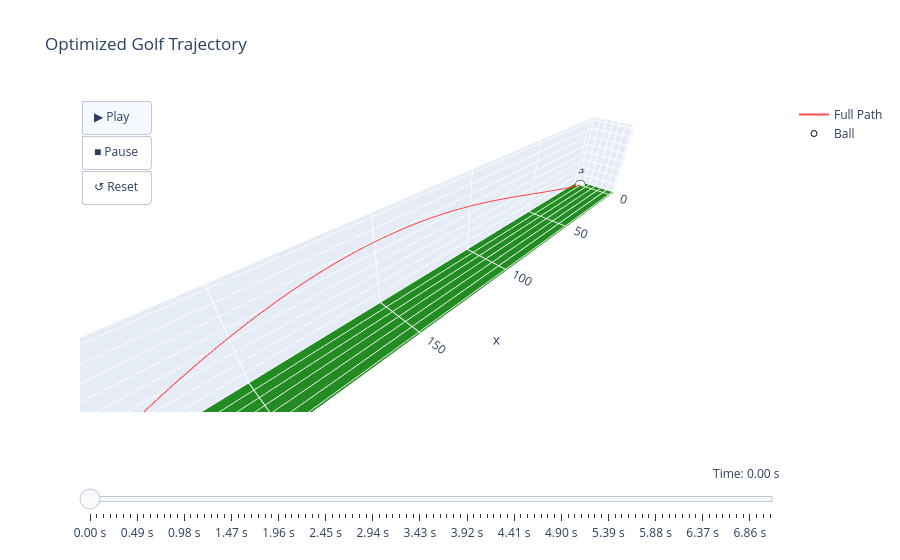

The code cell stored with this chart in its notebook:
### Code cell
# Animation of the trajectory to inspect the 3D path and the effect of the spin and wind
rotated_traj.animate()

### Figure 1 — Plotly figure (JSON) as saved in the notebook; plotly's stock layout.template omitted (floating-point values rounded to 4 significant figures; data arrays with more than 128 entries replaced by an {"elided": "..."} marker saying what was removed)
{"data": [{"customdata": {"elided": "711x6 float values"}, "hovertemplate": "<b>Position:\t</b> %{x:.1f}m %{y:.1f}m %{z:.1f}m<br><b>Velocity:\t</b> %{customdata[0]:.1f}, %{customdata[1]:.1f}, %{customdata[2]:.1f} m/s<br><b>Spin:\t</b> %{customdata[3]:.1f}, %{customdata[4]:.1f}, %{customdata[5]:.1f} rad/s<br><extra></extra>", "line": {"color": "rgba(255, 0, 0, 0.7)", "width": 2}, "mode": "lines", "name": "Full Path", "type": "scatter3d", "x": {"elided": "711 float values"}, "y": {"elided": "711 float values"}, "z": {"elided": "711 float values"}}, {"marker": {"color": "white", "line": {"color": "black", "width": 1}, "size": 6}, "mode": "markers+text", "name": "Ball", "text": ["Ball"], "type": "scatter3d", "x": [0], "y": [0], "z": [0]}], "layout": {"scene": {"aspectmode": "data", "xaxis": {"range": [-5, 274.1]}, "yaxis": {"range": [-5, 25.97]}, "zaxis": {"backgroundcolor": "rgb(34, 139, 34)", "range": [0, 41.61]}}, "sliders": [{"active": 0, "currentvalue": {"prefix": "Time: ", "visible": true, "xanchor": "right"}, "pad": {"b": 10, "t": 50}, "steps": [{"args": [["0"], {"frame": {"duration": 0, "redraw": true}, "mode": "immediate", "transition": {"duration": 0}}], "label": "0.00 s", "method": "animate"}, {"args": [["7"], {"frame": {"duration": 0, "redraw": true}, "mode": "immediate", "transition": {"duration": 0}}], "label": "0.07 s", "method": "animate"}, {"args": [["14"], {"frame": {"duration": 0, "redraw": true}, "mode": "immediate", "transition": {"duration": 0}}], "label": "0.14 s", "method": "animate"}, {"args": [["21"], {"frame": {"duration": 0, "redraw": true}, "mode": "immediate", "transition": {"duration": 0}}], "label": "0.21 s", "method": "animate"}, {"args": [["28"], {"frame": {"duration": 0, "redraw": true}, "mode": "immediate", "transition": {"duration": 0}}], "label": "0.28 s", "method": "animate"}, {"args": [["35"], {"frame": {"duration": 0, "redraw": true}, "mode": "immediate", "transition": {"duration": 0}}], "label": "0.35 s", "method": "animate"}, {"args": [["42"], {"frame": {"duration": 0, "redraw": true}, "mode": "immediate", "transition": {"duration": 0}}], "label": "0.42 s", "method": "animate"}, {"args": [["49"], {"frame": {"duration": 0, "redraw": true}, "mode": "immediate", "transition": {"duration": 0}}], "label": "0.49 s", "method": "animate"}, {"args": [["56"], {"frame": {"duration": 0, "redraw": true}, "mode": "immediate", "transition": {"duration": 0}}], "label": "0.56 s", "method": "animate"}, {"args": [["63"], {"frame": {"duration": 0, "redraw": true}, "mode": "immediate", "transition": {"duration": 0}}], "label": "0.63 s", "method": "animate"}, {"args": [["70"], {"frame": {"duration": 0, "redraw": true}, "mode": "immediate", "transition": {"duration": 0}}], "label": "0.70 s", "method": "animate"}, {"args": [["77"], {"frame": {"duration": 0, "redraw": true}, "mode": "immediate", "transition": {"duration": 0}}], "label": "0.77 s", "method": "animate"}, {"args": [["84"], {"frame": {"duration": 0, "redraw": true}, "mode": "immediate", "transition": {"duration": 0}}], "label": "0.84 s", "method": "animate"}, {"args": [["91"], {"frame": {"duration": 0, "redraw": true}, "mode": "immediate", "transition": {"duration": 0}}], "label": "0.91 s", "method": "animate"}, {"args": [["98"], {"frame": {"duration": 0, "redraw": true}, "mode": "immediate", "transition": {"duration": 0}}], "label": "0.98 s", "method": "animate"}, {"args": [["105"], {"frame": {"duration": 0, "redraw": true}, "mode": "immediate", "transition": {"duration": 0}}], "label": "1.05 s", "method": "animate"}, {"args": [["112"], {"frame": {"duration": 0, "redraw": true}, "mode": "immediate", "transition": {"duration": 0}}], "label": "1.12 s", "method": "animate"}, {"args": [["119"], {"frame": {"duration": 0, "redraw": true}, "mode": "immediate", "transition": {"duration": 0}}], "label": "1.19 s", "method": "animate"}, {"args": [["126"], {"frame": {"duration": 0, "redraw": true}, "mode": "immediate", "transition": {"duration": 0}}], "label": "1.26 s", "method": "animate"}, {"args": [["133"], {"frame": {"duration": 0, "redraw": true}, "mode": "immediate", "transition": {"duration": 0}}], "label": "1.33 s", "method": "animate"}, {"args": [["140"], {"frame": {"duration": 0, "redraw": true}, "mode": "immediate", "transition": {"duration": 0}}], "label": "1.40 s", "method": "animate"}, {"args": [["147"], {"frame": {"duration": 0, "redraw": true}, "mode": "immediate", "transition": {"duration": 0}}], "label": "1.47 s", "method": "animate"}, {"args": [["154"], {"frame": {"duration": 0, "redraw": true}, "mode": "immediate", "transition": {"duration": 0}}], "label": "1.54 s", "method": "animate"}, {"args": [["161"], {"frame": {"duration": 0, "redraw": true}, "mode": "immediate", "transition": {"duration": 0}}], "label": "1.61 s", "method": "animate"}, {"args": [["168"], {"frame": {"duration": 0, "redraw": true}, "mode": "immediate", "transition": {"duration": 0}}], "label": "1.68 s", "method": "animate"}, {"args": [["175"], {"frame": {"duration": 0, "redraw": true}, "mode": "immediate", "transition": {"duration": 0}}], "label": "1.75 s", "method": "animate"}, {"args": [["182"], {"frame": {"duration": 0, "redraw": true}, "mode": "immediate", "transition": {"duration": 0}}], "label": "1.82 s", "method": "animate"}, {"args": [["189"], {"frame": {"duration": 0, "redraw": true}, "mode": "immediate", "transition": {"duration": 0}}], "label": "1.89 s", "method": "animate"}, {"args": [["196"], {"frame": {"duration": 0, "redraw": true}, "mode": "immediate", "transition": {"duration": 0}}], "label": "1.96 s", "method": "animate"}, {"args": [["203"], {"frame": {"duration": 0, "redraw": true}, "mode": "immediate", "transition": {"duration": 0}}], "label": "2.03 s", "method": "animate"}, {"args": [["210"], {"frame": {"duration": 0, "redraw": true}, "mode": "immediate", "transition": {"duration": 0}}], "label": "2.10 s", "method": "animate"}, {"args": [["217"], {"frame": {"duration": 0, "redraw": true}, "mode": "immediate", "transition": {"duration": 0}}], "label": "2.17 s", "method": "animate"}, {"args": [["224"], {"frame": {"duration": 0, "redraw": true}, "mode": "immediate", "transition": {"duration": 0}}], "label": "2.24 s", "method": "animate"}, {"args": [["231"], {"frame": {"duration": 0, "redraw": true}, "mode": "immediate", "transition": {"duration": 0}}], "label": "2.31 s", "method": "animate"}, {"args": [["238"], {"frame": {"duration": 0, "redraw": true}, "mode": "immediate", "transition": {"duration": 0}}], "label": "2.38 s", "method": "animate"}, {"args": [["245"], {"frame": {"duration": 0, "redraw": true}, "mode": "immediate", "transition": {"duration": 0}}], "label": "2.45 s", "method": "animate"}, {"args": [["252"], {"frame": {"duration": 0, "redraw": true}, "mode": "immediate", "transition": {"duration": 0}}], "label": "2.52 s", "method": "animate"}, {"args": [["259"], {"frame": {"duration": 0, "redraw": true}, "mode": "immediate", "transition": {"duration": 0}}], "label": "2.59 s", "method": "animate"}, {"args": [["266"], {"frame": {"duration": 0, "redraw": true}, "mode": "immediate", "transition": {"duration": 0}}], "label": "2.66 s", "method": "animate"}, {"args": [["273"], {"frame": {"duration": 0, "redraw": true}, "mode": "immediate", "transition": {"duration": 0}}], "label": "2.73 s", "method": "animate"}, {"args": [["280"], {"frame": {"duration": 0, "redraw": true}, "mode": "immediate", "transition": {"duration": 0}}], "label": "2.80 s", "method": "animate"}, {"args": [["287"], {"frame": {"duration": 0, "redraw": true}, "mode": "immediate", "transition": {"duration": 0}}], "label": "2.87 s", "method": "animate"}, {"args": [["294"], {"frame": {"duration": 0, "redraw": true}, "mode": "immediate", "transition": {"duration": 0}}], "label": "2.94 s", "method": "animate"}, {"args": [["301"], {"frame": {"duration": 0, "redraw": true}, "mode": "immediate", "transition": {"duration": 0}}], "label": "3.01 s", "method": "animate"}, {"args": [["308"], {"frame": {"duration": 0, "redraw": true}, "mode": "immediate", "transition": {"duration": 0}}], "label": "3.08 s", "method": "animate"}, {"args": [["315"], {"frame": {"duration": 0, "redraw": true}, "mode": "immediate", "transition": {"duration": 0}}], "label": "3.15 s", "method": "animate"}, {"args": [["322"], {"frame": {"duration": 0, "redraw": true}, "mode": "immediate", "transition": {"duration": 0}}], "label": "3.22 s", "method": "animate"}, {"args": [["329"], {"frame": {"duration": 0, "redraw": true}, "mode": "immediate", "transition": {"duration": 0}}], "label": "3.29 s", "method": "animate"}, {"args": [["336"], {"frame": {"duration": 0, "redraw": true}, "mode": "immediate", "transition": {"duration": 0}}], "label": "3.36 s", "method": "animate"}, {"args": [["343"], {"frame": {"duration": 0, "redraw": true}, "mode": "immediate", "transition": {"duration": 0}}], "label": "3.43 s", "method": "animate"}, {"args": [["350"], {"frame": {"duration": 0, "redraw": true}, "mode": "immediate", "transition": {"duration": 0}}], "label": "3.50 s", "method": "animate"}, {"args": [["357"], {"frame": {"duration": 0, "redraw": true}, "mode": "immediate", "transition": {"duration": 0}}], "label": "3.57 s", "method": "animate"}, {"args": [["364"], {"frame": {"duration": 0, "redraw": true}, "mode": "immediate", "transition": {"duration": 0}}], "label": "3.64 s", "method": "animate"}, {"args": [["371"], {"frame": {"duration": 0, "redraw": true}, "mode": "immediate", "transition": {"duration": 0}}], "label": "3.71 s", "method": "animate"}, {"args": [["378"], {"frame": {"duration": 0, "redraw": true}, "mode": "immediate", "transition": {"duration": 0}}], "label": "3.78 s", "method": "animate"}, {"args": [["385"], {"frame": {"duration": 0, "redraw": true}, "mode": "immediate", "transition": {"duration": 0}}], "label": "3.85 s", "method": "animate"}, {"args": [["392"], {"frame": {"duration": 0, "redraw": true}, "mode": "immediate", "transition": {"duration": 0}}], "label": "3.92 s", "method": "animate"}, {"args": [["399"], {"frame": {"duration": 0, "redraw": true}, "mode": "immediate", "transition": {"duration": 0}}], "label": "3.99 s", "method": "animate"}, {"args": [["406"], {"frame": {"duration": 0, "redraw": true}, "mode": "immediate", "transition": {"duration": 0}}], "label": "4.06 s", "method": "animate"}, {"args": [["413"], {"frame": {"duration": 0, "redraw": true}, "mode": "immediate", "transition": {"duration": 0}}], "label": "4.13 s", "method": "animate"}, {"args": [["420"], {"frame": {"duration": 0, "redraw": true}, "mode": "immediate", "transition": {"duration": 0}}], "label": "4.20 s", "method": "animate"}, {"args": [["427"], {"frame": {"duration": 0, "redraw": true}, "mode": "immediate", "transition": {"duration": 0}}], "label": "4.27 s", "method": "animate"}, {"args": [["434"], {"frame": {"duration": 0, "redraw": true}, "mode": "immediate", "transition": {"duration": 0}}], "label": "4.34 s", "method": "animate"}, {"args": [["441"], {"frame": {"duration": 0, "redraw": true}, "mode": "immediate", "transition": {"duration": 0}}], "label": "4.41 s", "method": "animate"}, {"args": [["448"], {"frame": {"duration": 0, "redraw": true}, "mode": "immediate", "transition": {"duration": 0}}], "label": "4.48 s", "method": "animate"}, {"args": [["455"], {"frame": {"duration": 0, "redraw": true}, "mode": "immediate", "transition": {"duration": 0}}], "label": "4.55 s", "method": "animate"}, {"args": [["462"], {"frame": {"duration": 0, "redraw": true}, "mode": "immediate", "transition": {"duration": 0}}], "label": "4.62 s", "method": "animate"}, {"args": [["469"], {"frame": {"duration": 0, "redraw": true}, "mode": "immediate", "transition": {"duration": 0}}], "label": "4.69 s", "method": "animate"}, {"args": [["476"], {"frame": {"duration": 0, "redraw": true}, "mode": "immediate", "transition": {"duration": 0}}], "label": "4.76 s", "method": "animate"}, {"args": [["483"], {"frame": {"duration": 0, "redraw": true}, "mode": "immediate", "transition": {"duration": 0}}], "label": "4.83 s", "method": "animate"}, {"args": [["490"], {"frame": {"duration": 0, "redraw": true}, "mode": "immediate", "transition": {"duration": 0}}], "label": "4.90 s", "method": "animate"}, {"args": [["497"], {"frame": {"duration": 0, "redraw": true}, "mode": "immediate", "transition": {"duration": 0}}], "label": "4.97 s", "method": "animate"}, {"args": [["504"], {"frame": {"duration": 0, "redraw": true}, "mode": "immediate", "transition": {"duration": 0}}], "label": "5.04 s", "method": "animate"}, {"args": [["511"], {"frame": {"duration": 0, "redraw": true}, "mode": "immediate", "transition": {"duration": 0}}], "label": "5.11 s", "method": "animate"}, {"args": [["518"], {"frame": {"duration": 0, "redraw": true}, "mode": "immediate", "transition": {"duration": 0}}], "label": "5.18 s", "method": "animate"}, {"args": [["525"], {"frame": {"duration": 0, "redraw": true}, "mode": "immediate", "transition": {"duration": 0}}], "label": "5.25 s", "method": "animate"}, {"args": [["532"], {"frame": {"duration": 0, "redraw": true}, "mode": "immediate", "transition": {"duration": 0}}], "label": "5.32 s", "method": "animate"}, {"args": [["539"], {"frame": {"duration": 0, "redraw": true}, "mode": "immediate", "transition": {"duration": 0}}], "label": "5.39 s", "method": "animate"}, {"args": [["546"], {"frame": {"duration": 0, "redraw": true}, "mode": "immediate", "transition": {"duration": 0}}], "label": "5.46 s", "method": "animate"}, {"args": [["553"], {"frame": {"duration": 0, "redraw": true}, "mode": "immediate", "transition": {"duration": 0}}], "label": "5.53 s", "method": "animate"}, {"args": [["560"], {"frame": {"duration": 0, "redraw": true}, "mode": "immediate", "transition": {"duration": 0}}], "label": "5.60 s", "method": "animate"}, {"args": [["567"], {"frame": {"duration": 0, "redraw": true}, "mode": "immediate", "transition": {"duration": 0}}], "label": "5.67 s", "method": "animate"}, {"args": [["574"], {"frame": {"duration": 0, "redraw": true}, "mode": "immediate", "transition": {"duration": 0}}], "label": "5.74 s", "method": "animate"}, {"args": [["581"], {"frame": {"duration": 0, "redraw": true}, "mode": "immediate", "transition": {"duration": 0}}], "label": "5.81 s", "method": "animate"}, {"args": [["588"], {"frame": {"duration": 0, "redraw": true}, "mode": "immediate", "transition": {"duration": 0}}], "label": "5.88 s", "method": "animate"}, {"args": [["595"], {"frame": {"duration": 0, "redraw": true}, "mode": "immediate", "transition": {"duration": 0}}], "label": "5.95 s", "method": "animate"}, {"args": [["602"], {"frame": {"duration": 0, "redraw": true}, "mode": "immediate", "transition": {"duration": 0}}], "label": "6.02 s", "method": "animate"}, {"args": [["609"], {"frame": {"duration": 0, "redraw": true}, "mode": "immediate", "transition": {"duration": 0}}], "label": "6.09 s", "method": "animate"}, {"args": [["616"], {"frame": {"duration": 0, "redraw": true}, "mode": "immediate", "transition": {"duration": 0}}], "label": "6.16 s", "method": "animate"}, {"args": [["623"], {"frame": {"duration": 0, "redraw": true}, "mode": "immediate", "transition": {"duration": 0}}], "label": "6.23 s", "method": "animate"}, {"args": [["630"], {"frame": {"duration": 0, "redraw": true}, "mode": "immediate", "transition": {"duration": 0}}], "label": "6.30 s", "method": "animate"}, {"args": [["637"], {"frame": {"duration": 0, "redraw": true}, "mode": "immediate", "transition": {"duration": 0}}], "label": "6.37 s", "method": "animate"}, {"args": [["644"], {"frame": {"duration": 0, "redraw": true}, "mode": "immediate", "transition": {"duration": 0}}], "label": "6.44 s", "method": "animate"}, {"args": [["651"], {"frame": {"duration": 0, "redraw": true}, "mode": "immediate", "transition": {"duration": 0}}], "label": "6.51 s", "method": "animate"}, {"args": [["658"], {"frame": {"duration": 0, "redraw": true}, "mode": "immediate", "transition": {"duration": 0}}], "label": "6.58 s", "method": "animate"}, {"args": [["665"], {"frame": {"duration": 0, "redraw": true}, "mode": "immediate", "transition": {"duration": 0}}], "label": "6.65 s", "method": "animate"}, {"args": [["672"], {"frame": {"duration": 0, "redraw": true}, "mode": "immediate", "transition": {"duration": 0}}], "label": "6.72 s", "method": "animate"}, {"args": [["679"], {"frame": {"duration": 0, "redraw": true}, "mode": "immediate", "transition": {"duration": 0}}], "label": "6.79 s", "method": "animate"}, {"args": [["686"], {"frame": {"duration": 0, "redraw": true}, "mode": "immediate", "transition": {"duration": 0}}], "label": "6.86 s", "method": "animate"}, {"args": [["693"], {"frame": {"duration": 0, "redraw": true}, "mode": "immediate", "transition": {"duration": 0}}], "label": "6.93 s", "method": "animate"}, {"args": [["700"], {"frame": {"duration": 0, "redraw": true}, "mode": "immediate", "transition": {"duration": 0}}], "label": "7.00 s", "method": "animate"}, {"args": [["707"], {"frame": {"duration": 0, "redraw": true}, "mode": "immediate", "transition": {"duration": 0}}], "label": "7.07 s", "method": "animate"}]}], "title": {"text": "Optimized Golf Trajectory"}, "updatemenus": [{"buttons": [{"args": [null, {"frame": {"duration": 63.0, "redraw": true}, "fromcurrent": true, "mode": "immediate", "transition": {"duration": 0}}], "label": "▶ Play", "method": "animate"}, {"args": [[null], {"frame": {"duration": 0, "redraw": true}, "mode": "immediate", "transition": {"duration": 0}}], "label": "■ Pause", "method": "animate"}, {"args": [["0"], {"frame": {"duration": 0, "redraw": true}, "mode": "immediate", "transition": {"duration": 0}}], "label": "↺ Reset", "method": "animate"}], "showactive": true, "type": "buttons", "x": 0.1, "xanchor": "right", "y": 1, "yanchor": "top"}]}}
